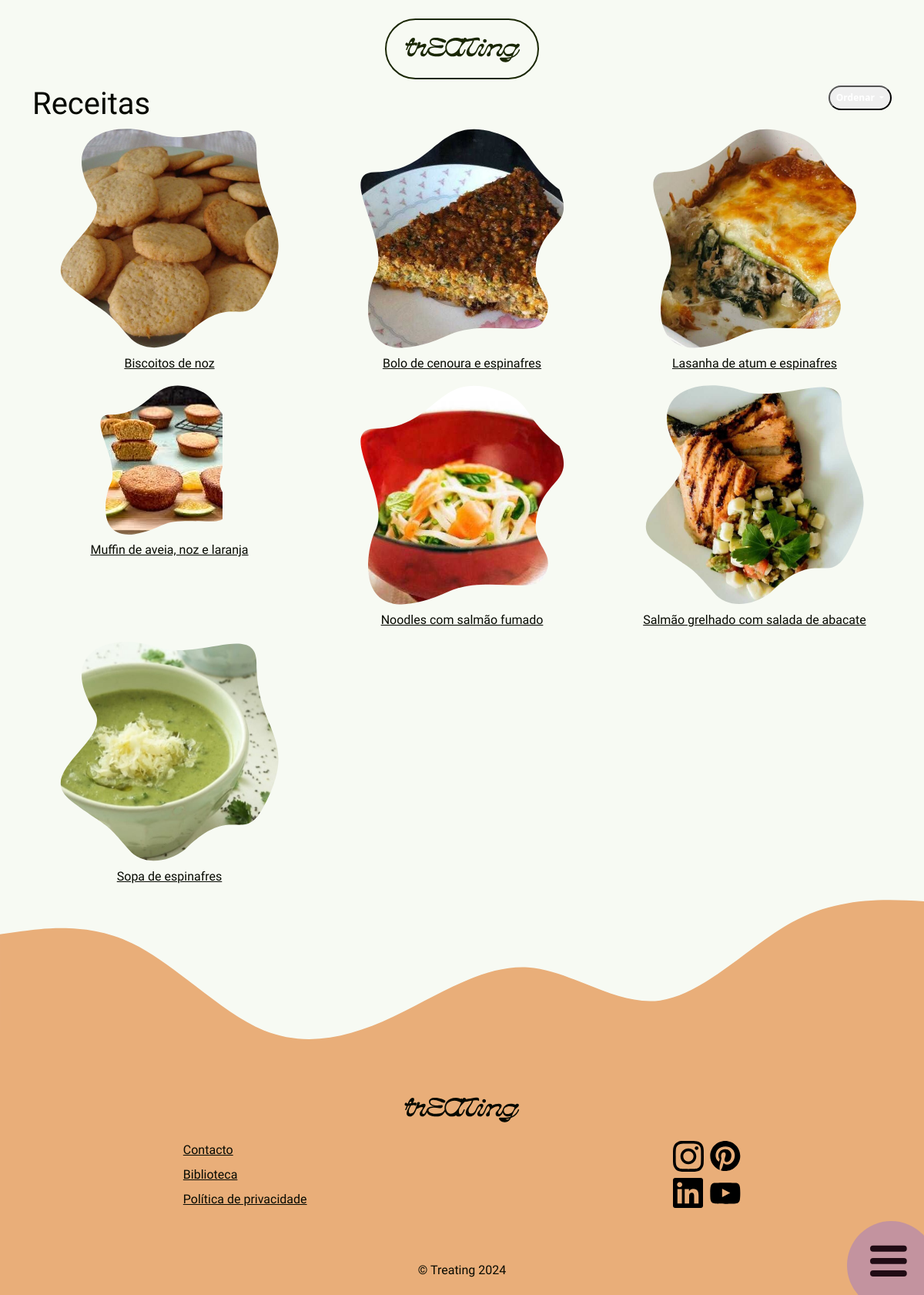
Screenshot of /receitas.php with the database file from the repository.
### tables this page shows
CREATE TABLE `recipes` (
  `idrecipe` int(11) NOT NULL,
  `idfood` int(11) NOT NULL,
  `title` varchar(80) NOT NULL,
  `ingredients` text NOT NULL,
  `steps` text NOT NULL,
  `images` varchar(50) NOT NULL,
  `servings` int(11) NOT NULL,
  `time` int(11) NOT NULL
);

### receitas.php (the view, shortened to what this page needs)
<?php
  require "connection.php";
  $query = "SELECT *
            FROM recipes
            ORDER BY title ASC";
  $result = mysqli_query($connection, $query);
?>
<!doctype html>
<html lang="en">
  <head>
    <link href="https://cdn.jsdelivr.net/npm/bootstrap@5.3.3/dist/css/bootstrap.min.css" rel="stylesheet">
    <link rel="stylesheet" href="./CSS/styles.css">
  </head>
  <body>
  <?php include "header.php"?>
 <main>
    <div class="container">
      <div class=" d-flex justify-content-between mb-2">
        <h1>Receitas</h1>
          <div class="dropdown">
            <button class="badge rounded-pill dropdown-toggle p-2 " type="button" data-bs-toggle="dropdown" aria-expanded="false" >
            </button>
          </div>
      </div>
      <div class="row filter_data">
      <?php
        foreach ($result as $rec) {
          $idrec = $rec["idrecipe"];
          if($idrec % 2 == 0){
            $mask = '2';
          } else{
            $mask = '1';
          };
      ?>
        <div class="p-0 col-6 col-md-4">
          <a href="detalhereceita.php?idrecipe=<?php echo $idrec?>">
            <div class="mask<?php echo $mask ?> overflow-hidden">
              <img src="./media/recipes/<?php echo $rec["images"]; ?>" alt="<?php echo $rec["title"]; ?>" class="img-fluid">
            </div>
            <p class="mt-2 text-center"><?php echo $rec["title"]; ?></p>
          </a>
        </div>
        <?php }?>
    </div>
  </main>
  <?php include "footer.php"?>
  </body>
</html>

### CSS/styles.css (style rules this page uses)
:root { --bs-primary: #B2CF82; --bs-primary-bg-subtle: #B2CF82; --bs-secondary: #F7FAF3; --bs-secondary-bg-subtle:#F7FAF3; --bs-tertiary-bg: #e3ced7; --bs-tertiary-color: hsla(335, 26%, 66%, 0.90); --bs-warning: #ffc107; --bs-body-color: #060901; --bs-body-bg: #F7FAF3; }
h1 { font-family: "Exo" ; margin-bottom: 0px; }
p , ul, a { font-family: "Heebo"; }
a { color: #060901; }

### receitas.php (style rules this page uses)
.mask1 { -webkit-mask-image: url(./media/icons/blob1.svg); mask-image: url(./media/icons/blob1.svg); -webkit-mask-repeat: no-repeat; mask-repeat: no-repeat; mask-size: 9em; mask-size: contain; -webkit-mask-position:center; }
.mask2 { -webkit-mask-image: url(./media/icons/blob2.svg); mask-image: url(./media/icons/blob2.svg); -webkit-mask-repeat: no-repeat; mask-repeat: no-repeat; mask-size: 9em; mask-size: contain; -webkit-mask-position:center; }

### rows the page displays
recipes: images (picture), title "Biscoitos de noz"
recipes: images (picture), title "Bolo de cenoura e espinafres"
recipes: images (picture), title "Lasanha de atum e espinafres"
recipes: images (picture), title "Muffin de aveia, noz e laranja"
recipes: images (picture), title "Noodles com salmão fumado"
recipes: images (picture), title "Salmão grelhado com salada de abacate"
recipes: images (picture), title "Sopa de espinafres"
